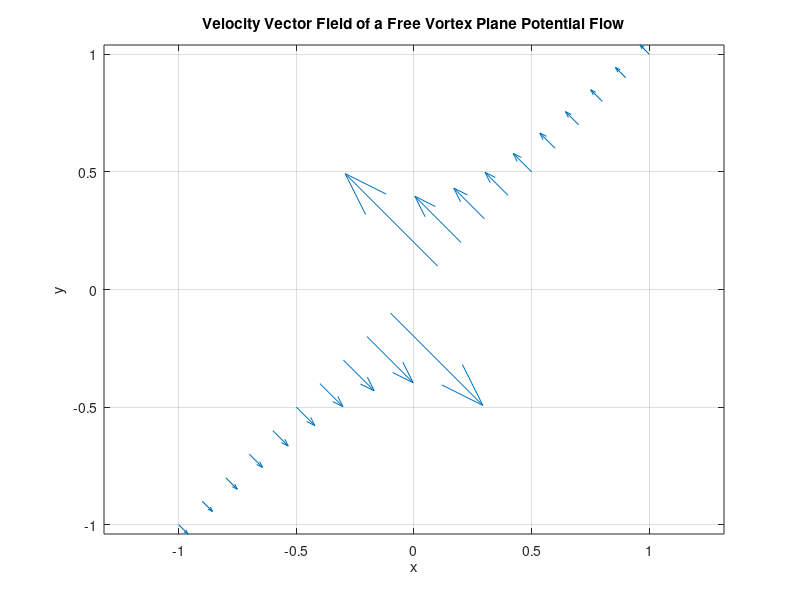

Reproduce this figure in MATLAB.
%%preb worksheet%%
clc;clear;close all

%%relations and variabels%%
x = -1 : 0.1 : 1 ;
y = -1 : 0.1 : 1 ;
Vx = (-0.5 * y) ./ (x.^2 + y.^2);
Vy = (0.5 * x) ./ (x.^2 + y.^2); 

%%plotting%%
quiver(x, y, Vx, Vy); % Plot velocity vectors

% Add labels, legend, and title
xlabel('x');
ylabel('y');
title('Velocity Vector Field of a Free Vortex Plane Potential Flow');
axis equal;
grid on;